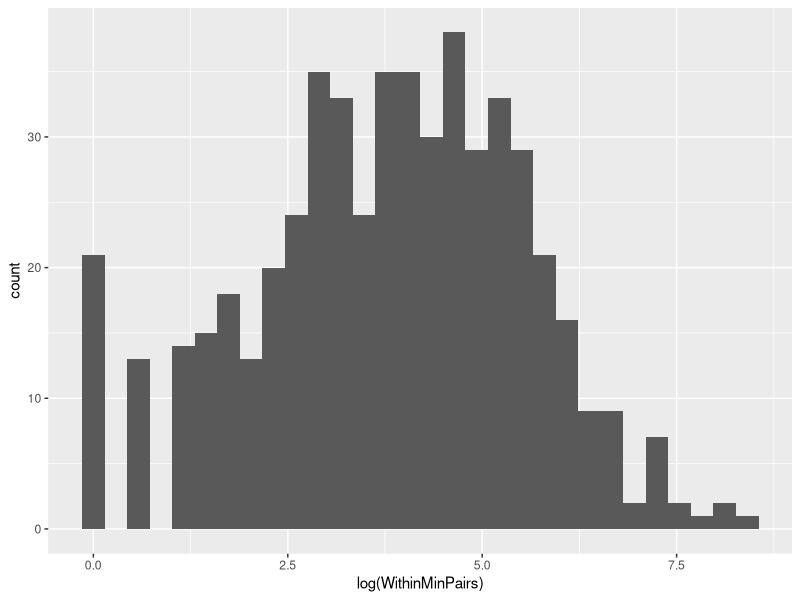
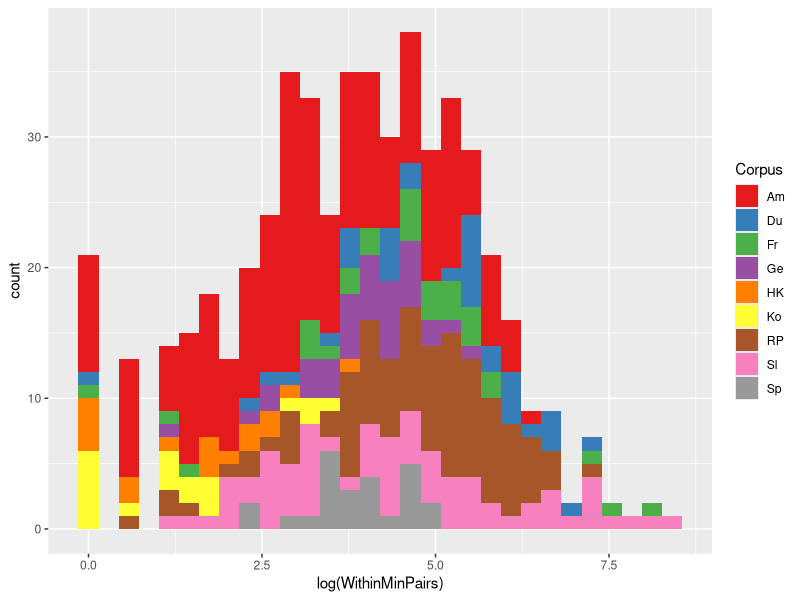
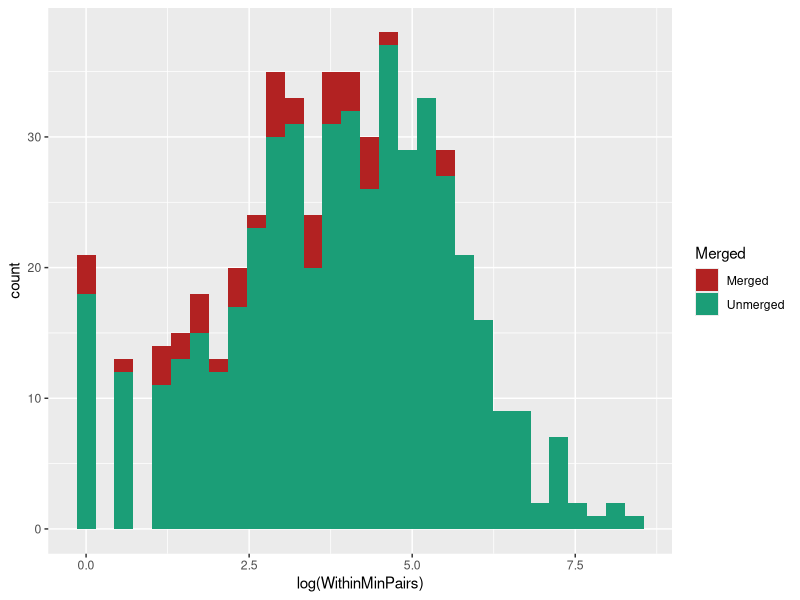
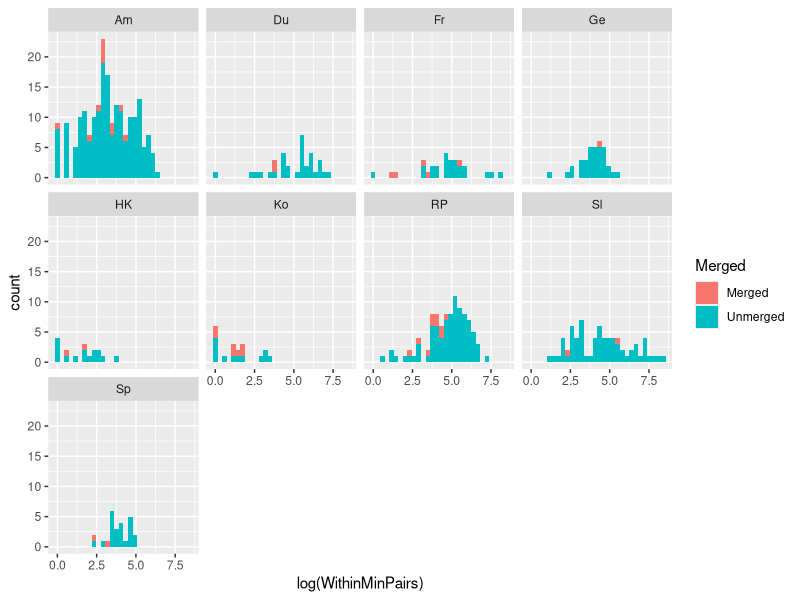
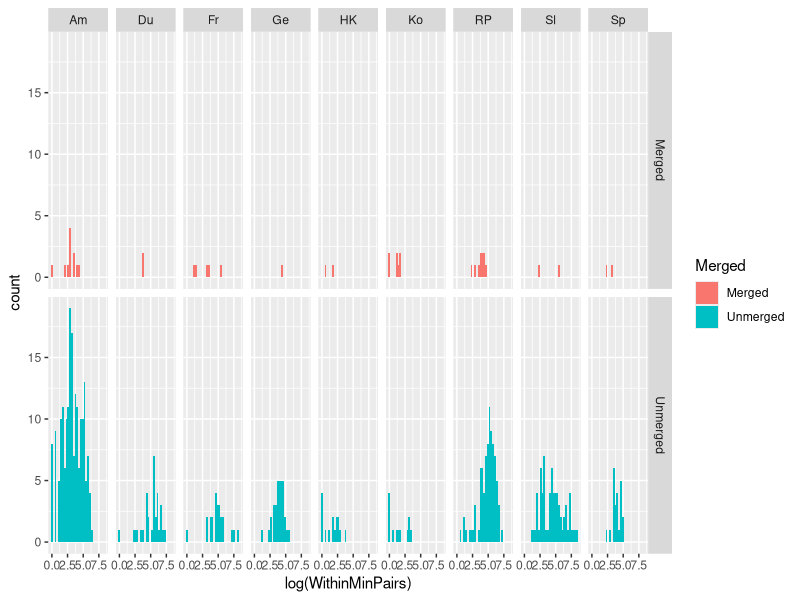
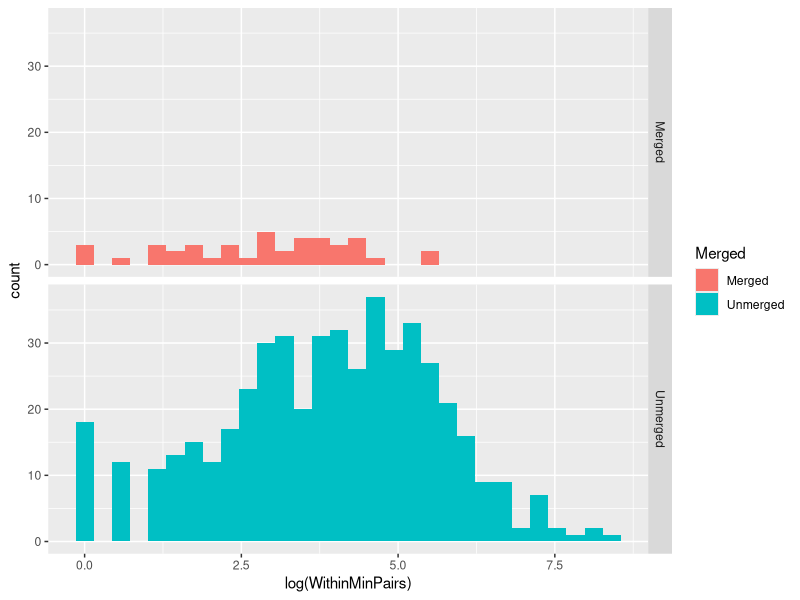
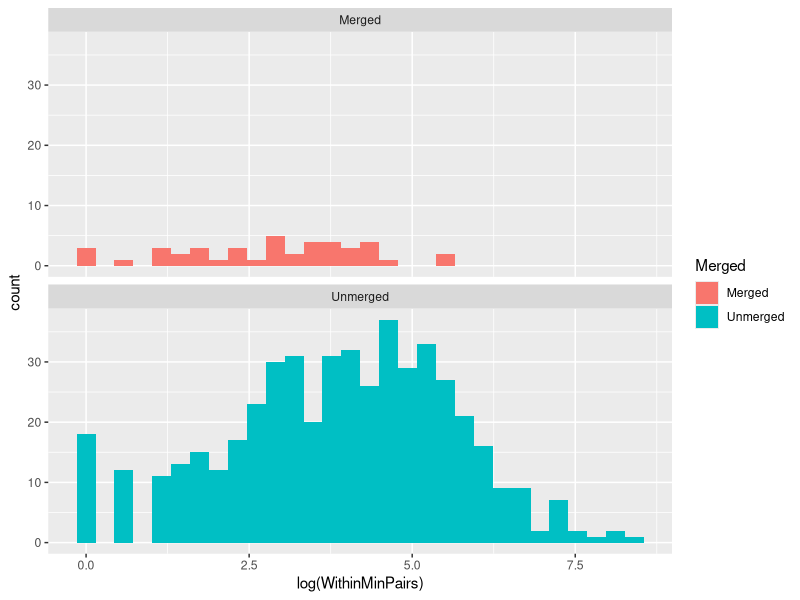
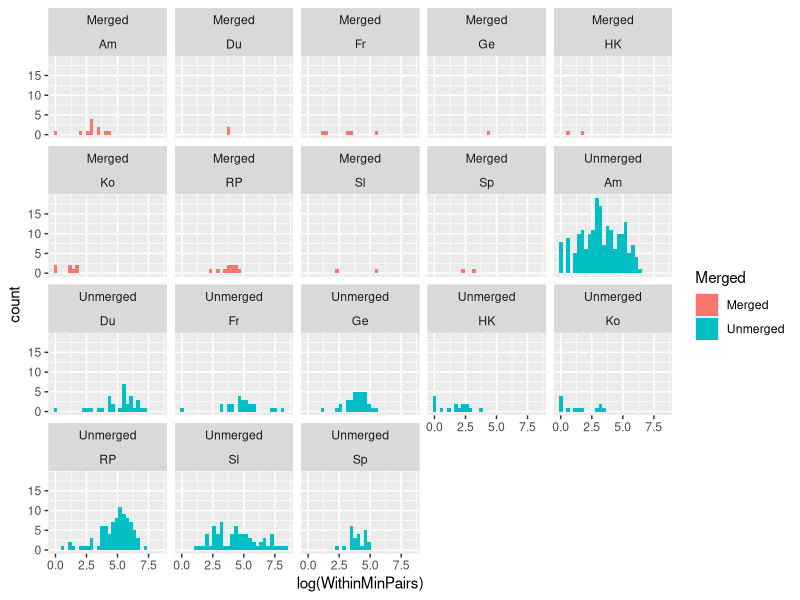

Here is the R script that generated these plots, in order:
## ---- chunk 1
minpair <- read.csv("scottdata/CognitionPaperFinalData.csv")
head(minpair)
library(ggplot2)
ggplot(minpair, aes(log(WithinMinPairs))) + geom_histogram() # + geom_vline(xintercept = 1000, color = "red")

## ---- chunk 2
ggplot(minpair, aes(log(WithinMinPairs))) + geom_histogram(aes(fill = Corpus)) + scale_fill_brewer(palette = "Set1")

ggplot(minpair, aes(log(WithinMinPairs))) + geom_histogram(aes(fill = Merged)) + scale_fill_manual(values = c("firebrick", rgb(27,158,119, maxColorValue = 255)))

## ---- chunk 3
ggplot(minpair, aes(log(WithinMinPairs))) + geom_histogram(aes(fill = Merged)) + facet_wrap(~ Corpus, ncol = 4)
ggplot(minpair, aes(log(WithinMinPairs))) + geom_histogram(aes(fill = Merged)) + facet_grid(Merged ~ Corpus)

ggplot(minpair, aes(log(WithinMinPairs))) + geom_histogram(aes(fill = Merged)) + facet_grid(Merged ~ .)

ggplot(minpair, aes(log(WithinMinPairs))) + geom_histogram(aes(fill = Merged)) + facet_wrap(~ Merged, ncol = 1)

ggplot(minpair, aes(log(WithinMinPairs))) + geom_histogram(aes(fill = Merged)) + facet_wrap(~ Merged + Corpus)

ggplot(minpair, aes(log(WithinMinPairs))) + geom_density(aes(fill = Merged), alpha = .3) + theme_minimal()

## ---- chunk 4
ggplot(minpair, aes(log(WithinMinPairs + 1), log(BetweenMinPairs + 1))) + geom_point() + geom_smooth()

## ---- chunk 5
ggplot(minpair, aes(log(WithinMinPairs + 1), log(BetweenMinPairs + 1), color = Merged)) + geom_point() + geom_smooth()

ggplot(minpair, aes(log(WithinMinPairs + 1), log(BetweenMinPairs + 1), color = Merged)) + geom_point() + geom_smooth() + facet_wrap(~ Merged)

